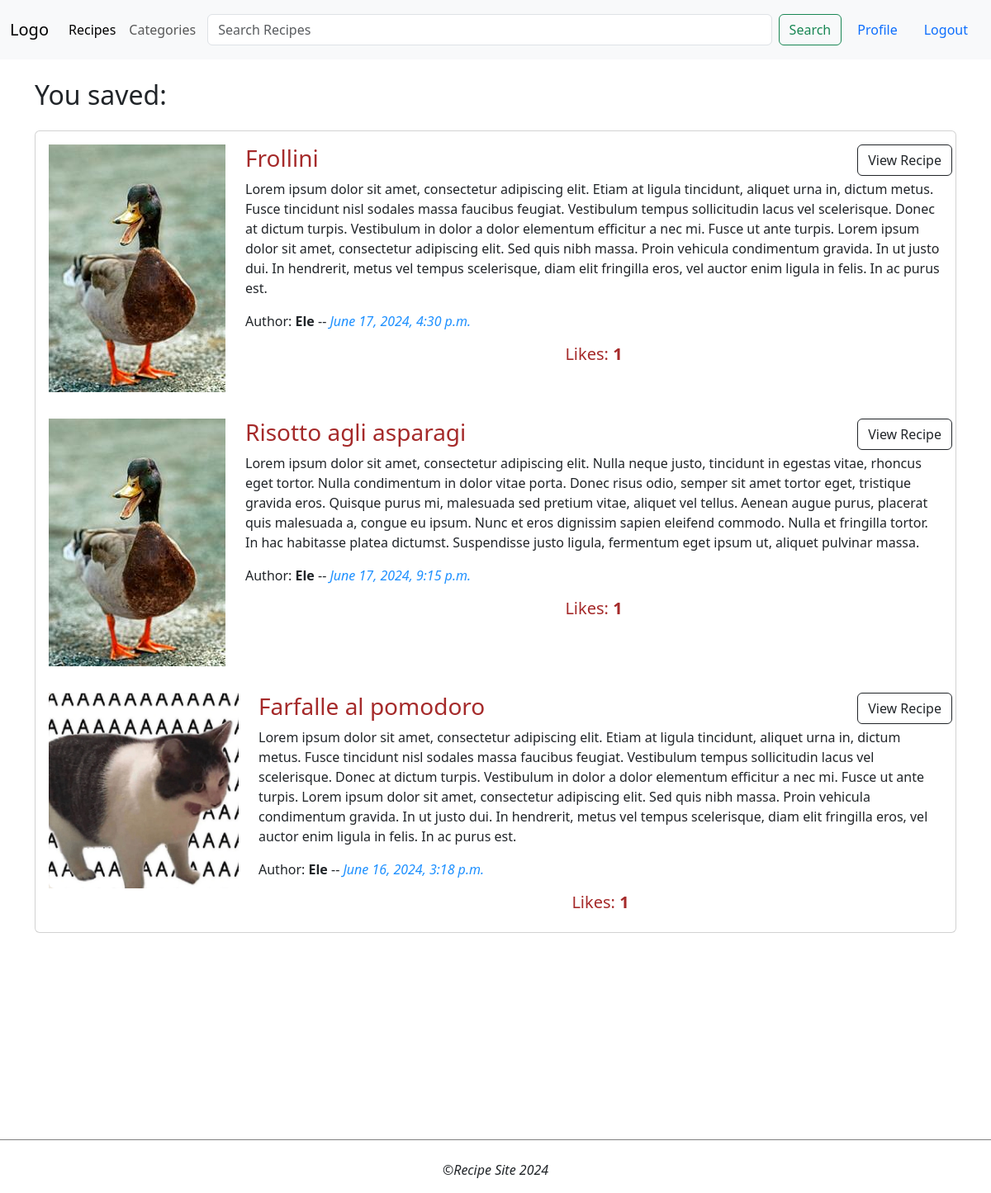
The page /favourites/ (signed in) on the database its author committed.
### recipes/models.py (models this page shows, shortened)
class Recipe(models.Model):
    DIFFICULTY_LEVELS = [
        (1, 'Very Easy'),
        (2, 'Easy'),
        (3, 'Medium'),
        (4, 'Hard'),
        (5, 'Very Hard'),
    ]
    image = models.ImageField(default='default.jpg', upload_to='recipesPics')
    title = models.CharField(max_length=100)
    description = models.TextField()
    content = models.TextField()
    date_posted = models.DateTimeField(default=timezone.now)
    author = models.ForeignKey(User, on_delete=models.CASCADE)
    difficulty = models.IntegerField(choices=DIFFICULTY_LEVELS, default=3)
    portions = models.IntegerField()
    cooking_time = models.IntegerField()
    ingredients = models.ManyToManyField(Ingredient, related_name='recipes')
    slug = models.SlugField(max_length=100, unique=True, blank=True)
    category = ManyToManyField(Category)
    likes = models.ManyToManyField(User, related_name='likes', blank=True)

### recipes/views.py (the view)
# urls.py: path('favourites/', recipe_views.favorite_recipes_list, name='favourites'),
@login_required
def favorite_recipes_list(request):
    user = request.user
    fav_recipes = user.likes.all()
    return render(request, 'recipes/likeRecipe.html', {'recipes': fav_recipes})

### templates/recipes/likeRecipe.html
{% extends "recipes/base.html" %}
{% load static %}
{% block content %}
    <h2> You saved:</h2>
        {% if recipes %}
            <div class="card my-4">
        {% for recipe in recipes %}
            <div class="row card-body">
            <div class="col-auto">
                <img src="{{ recipe.image.url }}" alt="{{ recipe.title }}Image" class="img-fluid cover" height="200px">
            </div>
            <div class="col  d-flex contentCard">
                    <div>
                        <h3 class="card-title">{{ recipe.title }}</h3>
                        <p class="card-text">{{ recipe.description }}</p>
                        <span>Author:<strong> {{ recipe.author }}</strong> -- <i class="dateString">{{ recipe.date_posted }}</i></span>
                        <div class="text-center mt-3">
                            <h5 class="Likes">Likes: <strong>{{ recipe.likes.count }}</strong></h5>
                        </div>
                    </div>
                        <div class="detailRecipes">
                            <a href="{% url 'recipesDetail' slug=recipe.slug %}" class="btn btn-outline-dark btn-small">View Recipe</a>
                        </div>
                </div>
            </div>
        {% endfor %}
    </div>
        {% else %}
            <h5> You don't save anything !!! Look at our <a class=" btn btn-link " href={% url 'home' %}>Home</a></h5>
        {% endif %}
{% endblock content %}

### recipes/static/style.css (style rules this page uses)
a { text-decoration: none; color: black; }
.dateString { color: dodgerblue; }
.card-title { color: brown; }
.Likes { color: brown; }
.detailRecipes { position: absolute; top: 0; right: 0; }
.contentCard { position: relative; }

### rows shown on the page
Recipe: image (placeholder picture), title "Frollini", description "Lorem ipsum dolor sit amet, consectetur adipiscing elit. Etiam at ligula tincidunt, aliquet urna in, dictum metus. Fusce tincidunt nisl sodales massa faucibus feugiat. Vestibulum tempus sollicitudin lacus vel scelerisque. Donec at dictum turpis. Vestibulum in dolor a dolor elementum efficitur a nec mi. Fusce ut ante turpis. Lorem ipsum dolor sit amet, consectetur adipiscing elit. Sed quis nibh massa. Proin vehicula condimentum gravida. In ut justo dui. In hendrerit, metus vel tempus scelerisque, diam elit fringilla eros, vel auctor enim ligula in felis. In ac purus est.", author "Ele", date_posted "June 17, 2024, 4:30 p.m.", likes.count "1"
Recipe: image (placeholder picture), title "Risotto agli asparagi", description "Lorem ipsum dolor sit amet, consectetur adipiscing elit. Nulla neque justo, tincidunt in egestas vitae, rhoncus eget tortor. Nulla condimentum in dolor vitae porta. Donec risus odio, semper sit amet tortor eget, tristique gravida eros. Quisque purus mi, malesuada sed pretium vitae, aliquet vel tellus. Aenean augue purus, placerat quis malesuada a, congue eu ipsum. Nunc et eros dignissim sapien eleifend commodo. Nulla et fringilla tortor. In hac habitasse platea dictumst. Suspendisse justo ligula, fermentum eget ipsum ut, aliquet pulvinar massa.", author "Ele", date_posted "June 17, 2024, 9:15 p.m.", likes.count "1"
Recipe: image (picture), title "Farfalle al pomodoro", description "Lorem ipsum dolor sit amet, consectetur adipiscing elit. Etiam at ligula tincidunt, aliquet urna in, dictum metus. Fusce tincidunt nisl sodales massa faucibus feugiat. Vestibulum tempus sollicitudin lacus vel scelerisque. Donec at dictum turpis. Vestibulum in dolor a dolor elementum efficitur a nec mi. Fusce ut ante turpis. Lorem ipsum dolor sit amet, consectetur adipiscing elit. Sed quis nibh massa. Proin vehicula condimentum gravida. In ut justo dui. In hendrerit, metus vel tempus scelerisque, diam elit fringilla eros, vel auctor enim ligula in felis. In ac purus est.", author "Ele", date_posted "June 16, 2024, 3:18 p.m.", likes.count "1"
